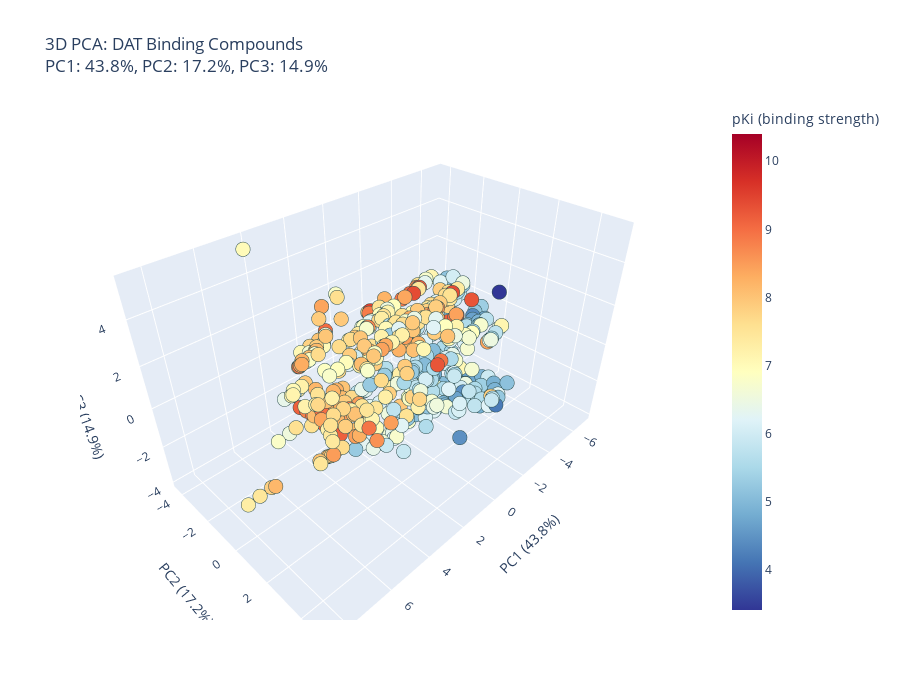

Here is the notebook cell this chart was saved with:
### Markdown cell above
## pKi Classification Categories

We classified compounds into three categories:

- **Weak binding (pKi < 6.0)**: Ki > 1 μM
  - Minimal biological activity
  - Below standard medicinal chemistry threshold [6]
  
- **Moderate binding (6.0 ≤ pKi < 7.5)**: 30 nM < Ki ≤ 1 μM
  - Potential lead compounds
  - Requires optimization for therapeutic use [7]
  
- **Strong binding (pKi ≥ 7.5)**: Ki ≤ 30 nM
  - Drug-like affinity
  - Typical for marketed DAT inhibitors [8]

These thresholds align with:
1. Standard pharmacological conventions (pKi = 6.0 ≈ 1 μM) [6]
2. Our dataset distribution (26%/38%/36% - well-balanced)
3. Published DAT inhibitor SAR studies [9]

**References:**
[6] Hopkins & Groom (2002) Nat. Rev. Drug Discov. 1:727-730
[7] Overington et al. (2006) Nat. Rev. Drug Discov. 5:993-996
[8] Zhang & Wilkinson (2007) J. Pharmacol. Exp. Ther. 322:1300-1309
[9] Newman et al. (2012) J. Med. Chem. 55:6689-6699

### Code cell
# 3D Interactive PCA Visualization med Plotly
if df_rdkit is not None:
    try:
        import plotly.express as px
        import plotly.graph_objects as go
        
        # Lav 3D PCA (3 komponenter)
        pca_3d = PCA(n_components=3)
        X_pca_3d = pca_3d.fit_transform(X_rdkit_scaled)
        
        # Create DataFrame for plotting
        df_plot = pd.DataFrame({
            'PC1': X_pca_3d[:, 0],
            'PC2': X_pca_3d[:, 1],
            'PC3': X_pca_3d[:, 2],
            'pKi': y_pki,
            'Category': ['Weak (<6)' if pki < 6 else 'Moderate (6-7.5)' if pki < 7.5 else 'Strong (>7.5)' 
                        for pki in y_pki],
            'ChEMBL_ID': df_rdkit['ChEMBL_ID'].values
        })
        
        # 3D Interactive Scatter Plot
        fig = px.scatter_3d(
            df_plot, 
            x='PC1', y='PC2', z='PC3',
            color='pKi',
            color_continuous_scale='RdYlBu_r',
            hover_data=['ChEMBL_ID', 'pKi', 'Category'],
            title=f'3D PCA: DAT Binding Compounds<br>PC1: {pca_3d.explained_variance_ratio_[0]*100:.1f}%, PC2: {pca_3d.explained_variance_ratio_[1]*100:.1f}%, PC3: {pca_3d.explained_variance_ratio_[2]*100:.1f}%',
            labels={'pKi': 'pKi (binding strength)'},
            height=700
        )
        
        fig.update_traces(marker=dict(size=5, line=dict(width=0.5, color='DarkSlateGrey')))
        fig.update_layout(
            scene=dict(
                xaxis_title=f'PC1 ({pca_3d.explained_variance_ratio_[0]*100:.1f}%)',
                yaxis_title=f'PC2 ({pca_3d.explained_variance_ratio_[1]*100:.1f}%)',
                zaxis_title=f'PC3 ({pca_3d.explained_variance_ratio_[2]*100:.1f}%)',
            ),
            font=dict(size=12)
        )
        
        fig.show()
        
        print(f"✅ 3D PCA forklarer {pca_3d.explained_variance_ratio_.sum()*100:.1f}% af variansen")
        print(f"   Brug musen til at rotere og zoome! 🔄")
        
    except ImportError:
        print("⚠️ Plotly ikke installeret. Installerer nu...")
        import subprocess, sys
        subprocess.check_call([sys.executable, "-m", "pip", "install", "plotly", "--quiet"])
        print("✅ Plotly installeret! Kør cellen igen.")
        
else:
    print("❌ RDKit data mangler")

### Figure 1 — Plotly figure (JSON) as saved in the notebook; plotly's stock layout.template omitted (floating-point values rounded to 4 significant figures; data arrays with more than 128 entries replaced by an {"elided": "..."} marker saying what was removed)
{"data": [{"customdata": {"elided": "541x3 mixed values"}, "hovertemplate": "PC1=%{x}<br>PC2=%{y}<br>PC3=%{z}<br>ChEMBL_ID=%{customdata[0]}<br>pKi (binding strength)=%{marker.color}<br>Category=%{customdata[2]}<extra></extra>", "legendgroup": "", "marker": {"color": {"elided": "541 float values"}, "coloraxis": "coloraxis", "line": {"color": "DarkSlateGrey", "width": 0.5}, "size": 5, "symbol": "circle"}, "mode": "markers", "name": "", "scene": "scene", "showlegend": false, "type": "scatter3d", "x": {"elided": "541 float values"}, "y": {"elided": "541 float values"}, "z": {"elided": "541 float values"}}], "layout": {"coloraxis": {"colorbar": {"title": {"text": "pKi (binding strength)"}}, "colorscale": [[0, "rgb(49,54,149)"], [0.1, "rgb(69,117,180)"], [0.2, "rgb(116,173,209)"], [0.3, "rgb(171,217,233)"], [0.4, "rgb(224,243,248)"], [0.5, "rgb(255,255,191)"], [0.6, "rgb(254,224,144)"], [0.7, "rgb(253,174,97)"], [0.8, "rgb(244,109,67)"], [0.9, "rgb(215,48,39)"], [1, "rgb(165,0,38)"]]}, "font": {"size": 12}, "height": 700, "legend": {"tracegroupgap": 0}, "scene": {"domain": {"x": [0, 1], "y": [0, 1]}, "xaxis": {"title": {"text": "PC1 (43.8%)"}}, "yaxis": {"title": {"text": "PC2 (17.2%)"}}, "zaxis": {"title": {"text": "PC3 (14.9%)"}}}, "title": {"text": "3D PCA: DAT Binding Compounds<br>PC1: 43.8%, PC2: 17.2%, PC3: 14.9%"}}}
